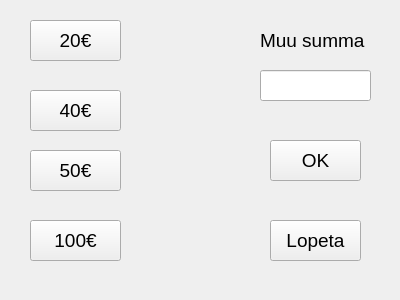
<?xml version="1.0" encoding="UTF-8"?>
<ui version="4.0">
 <class>nosto</class>
 <widget class="QWidget" name="nosto">
  <property name="geometry">
   <rect>
    <x>0</x>
    <y>0</y>
    <width>400</width>
    <height>300</height>
   </rect>
  </property>
  <property name="windowTitle">
   <string>Form</string>
  </property>
  <widget class="QPushButton" name="pushButton">
   <property name="geometry">
    <rect>
     <x>30</x>
     <y>20</y>
     <width>91</width>
     <height>41</height>
    </rect>
   </property>
   <property name="font">
    <font>
     <pointsize>14</pointsize>
    </font>
   </property>
   <property name="text">
    <string>20€</string>
   </property>
  </widget>
  <widget class="QLabel" name="label">
   <property name="geometry">
    <rect>
     <x>260</x>
     <y>30</y>
     <width>111</width>
     <height>21</height>
    </rect>
   </property>
   <property name="font">
    <font>
     <pointsize>14</pointsize>
    </font>
   </property>
   <property name="text">
    <string>Muu summa</string>
   </property>
  </widget>
  <widget class="QLineEdit" name="lineEdit">
   <property name="geometry">
    <rect>
     <x>260</x>
     <y>70</y>
     <width>111</width>
     <height>31</height>
    </rect>
   </property>
  </widget>
  <widget class="QPushButton" name="pushButton_2">
   <property name="geometry">
    <rect>
     <x>30</x>
     <y>90</y>
     <width>91</width>
     <height>41</height>
    </rect>
   </property>
   <property name="font">
    <font>
     <pointsize>14</pointsize>
    </font>
   </property>
   <property name="text">
    <string>40€</string>
   </property>
  </widget>
  <widget class="QPushButton" name="pushButton_3">
   <property name="geometry">
    <rect>
     <x>30</x>
     <y>150</y>
     <width>91</width>
     <height>41</height>
    </rect>
   </property>
   <property name="font">
    <font>
     <pointsize>14</pointsize>
    </font>
   </property>
   <property name="text">
    <string>50€</string>
   </property>
  </widget>
  <widget class="QPushButton" name="pushButton_4">
   <property name="geometry">
    <rect>
     <x>30</x>
     <y>220</y>
     <width>91</width>
     <height>41</height>
    </rect>
   </property>
   <property name="font">
    <font>
     <pointsize>14</pointsize>
    </font>
   </property>
   <property name="text">
    <string>100€</string>
   </property>
  </widget>
  <widget class="QPushButton" name="pushButton_5">
   <property name="geometry">
    <rect>
     <x>270</x>
     <y>140</y>
     <width>91</width>
     <height>41</height>
    </rect>
   </property>
   <property name="font">
    <font>
     <pointsize>14</pointsize>
    </font>
   </property>
   <property name="text">
    <string>OK</string>
   </property>
  </widget>
  <widget class="QPushButton" name="pushButton_6">
   <property name="geometry">
    <rect>
     <x>270</x>
     <y>220</y>
     <width>91</width>
     <height>41</height>
    </rect>
   </property>
   <property name="font">
    <font>
     <pointsize>14</pointsize>
    </font>
   </property>
   <property name="text">
    <string>Lopeta</string>
   </property>
  </widget>
 </widget>
 <resources/>
 <connections/>
</ui>
